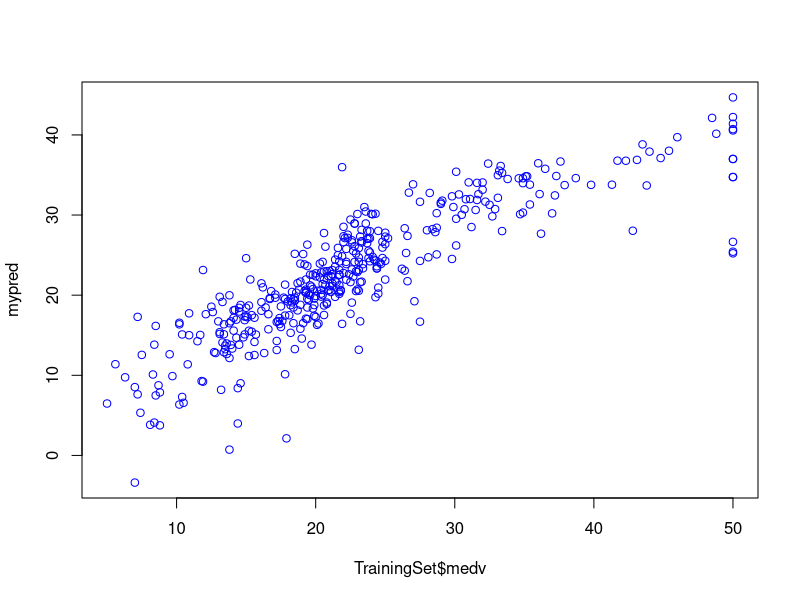
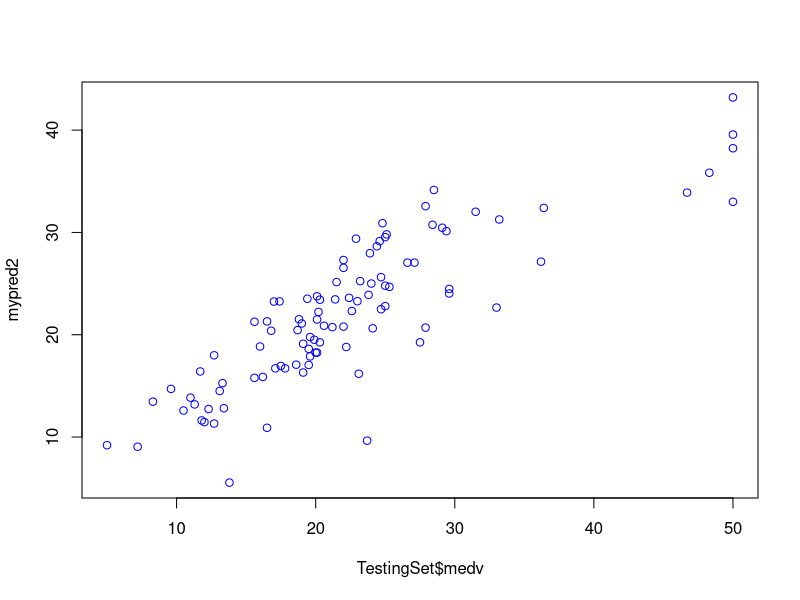

These charts were generated, in order, by the following R code:
# Creating Multiple Linear Regression Model using Caret package

# Importing libraries
library(mlbench) # Contains several benchmark data sets (especially the Boston Housing dataset)
library(caret) # Package for machine learning algorithms / CARET stands for Classification And REgression Training

# Importing the Boston Housing data set
data(BostonHousing)

mydata <- BostonHousing

head(mydata)   # medv column is dependent column

# Check to see if there are missing data?
sum(is.na(mydata))


# Performs stratified random split of the data set
set.seed(100)     # To achieve reproducible model; set the random seed number

ind <- createDataPartition(mydata$medv, p = 0.8, list = FALSE)

TrainingSet <- mydata[ind,] # Training Set
TestingSet <- mydata[-ind,] # Test Set


# Build Linear Regression model using training dataset
mymodel <- train(medv ~ ., data = TrainingSet,
               method = "lm",
               na.action = na.omit,
               preProcess=c("scale","center"),     # dis will standardize/normalize any column with numeric values
               trControl= trainControl(method ="none"))  # no cross validation
mymodel
summary(mymodel)  # Intercept means y-intercept

# Create Prediction on Training set
mypred <-predict(mymodel, TrainingSet) 

# Create Prediction on Testing set
mypred2 <-predict(mymodel, TestingSet) 


# Model performance (Displays scatter plot and performance metrics)
# comparing d Predicted values and Actual values of training data
plot(TrainingSet$medv, mypred, col = "blue")   # Scatter plot of Training set. The scatterplots should be in a diagonal line

# comparing d Predicted values and Actual values of testing data
plot(TestingSet$medv, mypred2, col = "blue")    # The scatterplots/dots should be in a diagonal line


# Lets calculate the correlation coefficient
mycor <- cor(TrainingSet$medv, mypred) 
mycor

mycor1 <- cor(TestingSet$medv, mypred2)
mycor1

# Calculate R-squared value
cor(TrainingSet$medv, mypred)^2

cor(TestingSet$medv, mypred2)^2
